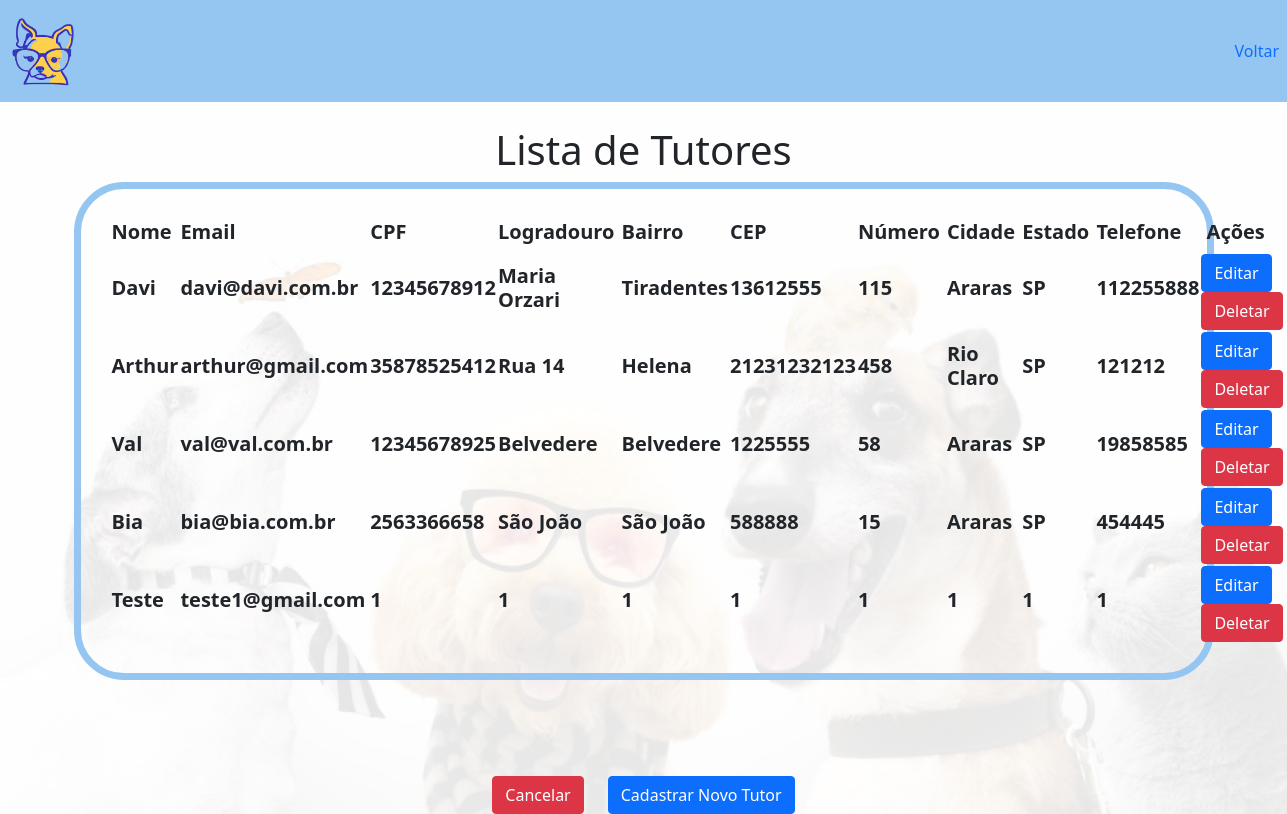
The page /atualizacaoTutor/ on the database as committed earlier.
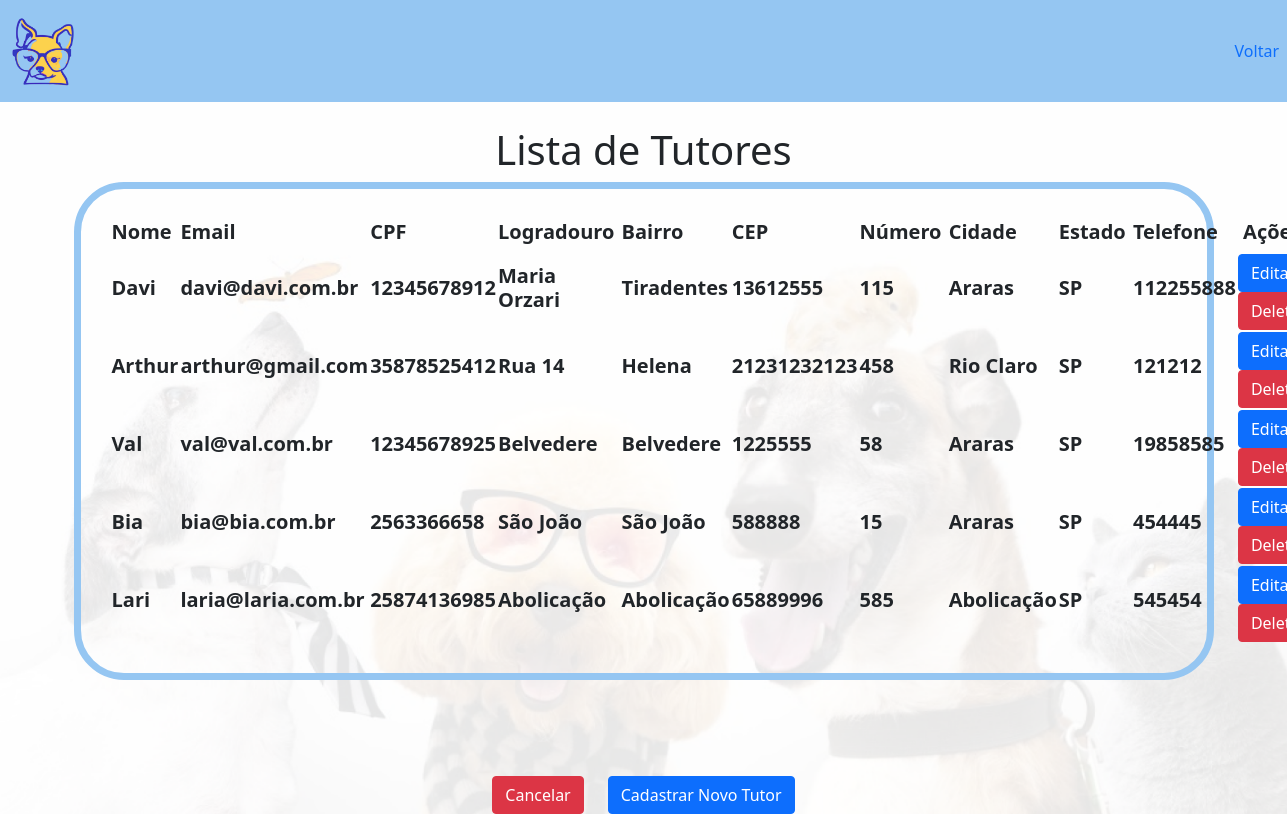
The same page on the database as committed later.
### Aplicativo/models.py (models this page shows)
class cadastroTutorModel(models.Model):
    nometutor = models.CharField(max_length=255)
    email = models.CharField(max_length=255)
    logradouro = models.CharField(max_length=255)
    bairro = models.CharField(max_length=100)
    cep = models.CharField(max_length=255)
    numero = models.CharField(max_length=10)
    cidade = models.CharField('cidade',max_length=100, default = 'cidade')
    estado = models.CharField(max_length=3)
    telefone = models.CharField(max_length=15)
    password= models.CharField('password', max_length=20, default="passord")
    cpf= models.CharField('cpf',max_length=11,default='cpf')

### Aplicativo/views.py (the view)
# urls.py: path('atualizacaoTutor/', views.atualizacaoTutor, name='atualizacaoTutor'),
def atualizacaoTutor(request):
    tutores = cadastroTutorModel.objects.all()
    return render(request, 'atualizacaoTutor.html', {'tutor': tutores})

### Aplicativo/templates/atualizacaoTutor.html (shortened to what this page needs)
<!DOCTYPE html>
<html lang="en">
<head>
    {% load static %}
    <link rel="stylesheet" type="text/css" href="{% static 'css/index.css' %}">
    <link rel="stylesheet" type="text/css" href="{% static 'css/editar.css' %}">
    <link href="https://cdn.jsdelivr.net/npm/bootstrap@5.0.2/dist/css/bootstrap.min.css" rel="stylesheet"
>
</head>
<body>
    <nav class="navbar navbar-expand-lg custom-bg">
        <div class="collapse navbar-collapse" id="navbarNav">
            <ul class="navbar-nav">
                <li class="nav-item">
                    <a class="nav-link active left-link" aria-current="page" href="{% url 'index' %}">
                        <img src='{% static "Aplicativo/media/logo.png"%}' class="img">
                    </a>
                </li>
            </ul>
            <ul class="navbar-nav ms-auto">
                <li class="nav-item">
                    <a class="nav-link" href="{% url 'dashatualizacao' %}">Voltar</a>
                </li>
            </ul>
        </div>
    </nav><br>
    <div class="background-img">
        <h1 class="text-center">Lista de Tutores</h1>
        <div class="container">
            <table>
                <thead>
                    <tr>
                        <th><h5><b>Nome&nbsp;</b></h5></th>
                        <th><h5><b>Email&nbsp;</b></h5></th>
                        <th><h5><b>CPF&nbsp;</b></h5></th>
                        <th><h5><b>Logradouro&nbsp;</b></h5></th>
                        <th><h5><b>Bairro&nbsp;</b></h5></th>
                        <th><h5><b>CEP&nbsp;</b></h5></th>
                        <th><h5><b>Número&nbsp;</b></h5></th>
                        <th><h5><b>Cidade&nbsp;</b></h5></th>
                        <th><h5><b>Estado&nbsp;</b></h5></th>
                        <th><h5><b>Telefone&nbsp;</b></h5></th>
                        <th><h5><b>&nbsp;Ações</b></h5></th>
                    </tr>
                </thead>
                <tbody>
                    {% for tutor in tutor %}
                    <tr>
                        <td><h5><b>{{ tutor.nometutor }}</b></h5></td>
                        <td><h5><b>{{ tutor.email }}</b></h5></td>
                        <td><h5><b>{{ tutor.cpf }}</b></h5></td>
                        <td><h5><b>{{ tutor.logradouro }}</b></h5></td>
                        <td><h5><b>{{ tutor.bairro }}</b></h5></td>
                        <td><h5><b>{{ tutor.cep }}</b></h5></td>
                        <td><h5><b>{{ tutor.numero }}</b></h5></td>
                        <td><h5><b>{{ tutor.cidade }}</b></h5></td>
                        <td><h5><b>{{ tutor.estado }}</b></h5></td>
                        <td><h5><b>{{ tutor.telefone }}</b></h5></td>
                        <td>
                            <a href="/updateTutor/{{ tutor.id }}" class="btn btn-primary">Editar</a>
                            <a href="/deleteTutor/{{ tutor.id }}" class="btn btn-danger">Deletar</a>
                        </td>
                    </tr>
                    {% endfor %}
                </tbody>
            </table>
        </div>
        <br><br><br><br>
        <div class="row justify-content-center">
            <div class="col-auto">
                <a href="{% url 'home' %}" class="btn btn-danger">Cancelar</a>
            </div>
            <div class="col-auto">
                <a href="{% url 'cadastroTutor' %}" class="btn btn-primary">Cadastrar Novo Tutor</a>
            </div>
        </div>
    </div>
</html>

### Aplicativo/static/css/index.css (style rules this page uses)
.custom-bg { background-color: #95C6F2; }

### Aplicativo/static/css/editar.css (style rules this page uses)
body { background-image: url('../Aplicativo/media/fundo_opaco.png'); background-size: cover; background-repeat: no-repeat; background-attachment: fixed; }

### Aplicativo/templates/atualizacaoTutor.html (style rules this page uses)
.container { border: 7px solid #95C6F2; border-radius: 50px; padding: 30px; width: fit-content; }
.img { width: 70px; height: 70px; }

Rows that differ between the two databases and show on the page:
removed cadastroTutorModel: nometutor "Teste", email "teste1@gmail.com", cpf "1", logradouro "1", bairro "1", cep "1", numero "1", cidade "1", estado "1", telefone "1"
added cadastroTutorModel: nometutor "Lari", email "laria@laria.com.br", cpf "25874136985", logradouro "Abolicação", bairro "Abolicação", cep "65889996", numero "585", cidade "Abolicação", estado "SP", telefone "545454"
